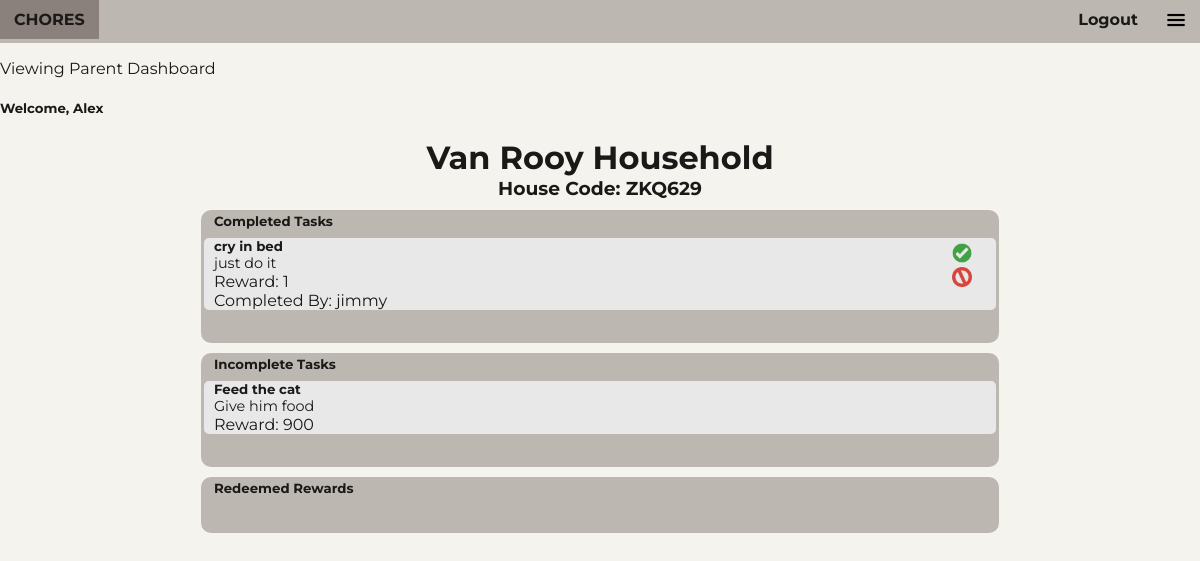
The page /chores/ (signed in) on the database its author committed.
### chores/models.py (models this page shows, shortened)
class Household(models.Model):
    house_name = models.CharField(max_length=100)
    house_code = models.CharField(max_length=20, unique=True)

class Task(models.Model):
    TASK_STATUS_CHOICES = {
        ('Incomplete', 'Incomplete'),
        ('Pending','Pending'),
        ('Complete','Complete')
    }
    household = models.ForeignKey('Household', on_delete=models.CASCADE)
    task_title = models.CharField(max_length=100)
    task_description = models.CharField(max_length = 1000, blank = True, null=True)
    task_status = models.CharField(max_length=100, choices=TASK_STATUS_CHOICES, default='Incomplete')
    date_assigned = models.DateField()
    task_reward = models.PositiveIntegerField()
    completed_by = models.ForeignKey('Person', on_delete=models.CASCADE, null= True, blank=True )

class Person(models.Model):
    user = models.OneToOneField(User, on_delete=models.CASCADE, primary_key=True)
    household = models.ForeignKey('Household', on_delete=models.CASCADE)
    balance = models.PositiveIntegerField(blank=True, null=True)

### chores/views.py (the view)
# urls.py: path('',views.index, name = 'index'),
def index(request):
    if not request.user.is_authenticated:
        return render(request, 'chores/index.html')
    return home(request)

### chores/templates/chores/home_parent.html (shortened to what this page needs)
<!DOCTYPE html>
<html lang="en">
<head>
    {% load static %}
    <link rel="stylesheet" href="{% static 'chores/style_home.css' %}">
</head>
<body>
    <header>
        <ul>
            <li style="float:left"><a href="{% url 'chores:index' %}">CHORES</a></li>
            <li><button id="open-sidebar" onclick="sidebar_open()"><img src="{% static 'chores/images/expand_icon.png' %}" style="width: 20px; height: auto"></button></li>
            <li><a href="{% url 'chores:logout' %}">Logout</a></li>
        </ul>
    </header>
    <div id = "main">
    <p>Viewing Parent Dashboard</p>
    <h5>Welcome, {{user_name}}</h5>
    {% if has_household %}
    <h1>{{household_name}} Household</h1>
    <h3>House Code: {{house_code}}</h3>
    <div class="div-body">
        <div class="div-head">
            <h5>Completed Tasks</h5>
        </div>
        {% for task in tasks %}
            {% if task.task_status == 'Pending'%}
            <div class = "div-content" style="display: flex">
                <div class = "left-div">
                    <h5>{{task.task_title}}</h5>
                    <p class = "task-desc">{{task.task_description}}</p>
                    <p>Reward: {{task.task_reward}}</p>
                    <p>Completed By: {{task.completed_by.user.first_name}}</p>
                </div>
                <div class = "right-div">
                    <a href="approve/{{task.id}}"><img src="{% static 'chores/images/complete_icon.png' %}" alt="" style="width: 20px; height: auto"></a>
                    <a href="deny/{{task.id}}"><img src="{% static 'chores/images/decline_icon.png' %}" alt="" style="width: 20px; height: auto"></a>
                </div>
            </div>
            {% endif %}
        {% endfor %}
        <div class = "div-footer"></div>
    </div>
    <div class="div-body">
        <div class="div-head">
            <h5>Incomplete Tasks</h5>
        </div>
        {% for task in tasks %}
            {% if task.task_status == 'Incomplete'%}
            <div class = "div-content">
                <h5>{{task.task_title}}</h5>
                <p class = "task-desc">{{task.task_description}}</p>
                <p>Reward: {{task.task_reward}}</p>
            </div>
            {% endif %}
        {% endfor %}
        <div class = "div-footer"></div>
    </div>
    <div class="div-body">
        <div class="div-head">
            <h5>Redeemed Rewards</h5>
        </div>
        <div class = "div-footer"></div>
    </div>
    </div>
    {% else %}
        <p>To start using CHORES create a Household below!</p>
        <a class = "button-3d" href="{% url 'chores:createhouse' %}">Create Household</a>
    {% endif %}
</body>

### chores/static/chores/style_home.css (style rules this page uses)
:root { --white: #f4f3ee; --light_grey: #bcb8b1; --grey: #e9e8e8; --dark_grey: #8a817c; --black: #1b1917; }
header ul { list-style-type: none; margin: 0; padding: 0; overflow: hidden; background-color: var(--light_grey); }
header li { float: right; }
header li a { display: block; font-weight: bold; color: var(--black); text-align: center; padding: 10px 14px; text-decoration: none; }
header li button { padding: 10px 14px; border: none; text-decoration: none; background-color: var(--light_grey); }
body { background-color: var(--white); font-family: "Montserrat", sans-serif; color: var(--black); margin: 0; padding: 0; }
h1 { margin: auto; text-align: center; }
h3 { margin: auto; text-align: center; }
.div-body { display: block; margin: 10px; margin-left: auto; margin-right: auto; width: 66%; background-color: var(--light_grey); border-color: var(--light_grey); border-radius: 10px; border-style: solid; }
.div-body h5 { margin: 0; margin-left: 10px; }
.div-head { background-color: var(--light_grey); height: 20px; }
.div-content { background-color: var(--grey); margin-top: 5px; border-radius: 5px; }
.div-content p { margin: 0; margin-left: 10px; }
.div-content .task-desc { font-size: 90%; }
.left-div { width: 95%; float: left; }
.right-div { width: 5%; float: right; margin: 5px; }
.div-footer { padding-top: 5px; padding-right: 5px; text-align: end; background-color: var(--light_grey); height: 25px; border-bottom-left-radius: 5px; border-bottom-right-radius: 5px; }

### rows shown on the page
Household: house_name "Van Rooy", house_code "ZKQ629"
Task: task_title "cry in bed", task_description "just do it", task_reward "1", completed_by.user.first_name "jimmy"
Task: task_title "Feed the cat", task_description "Give him food", task_reward "900"

### other values the page prints
{{ user_name }} "Alex"
